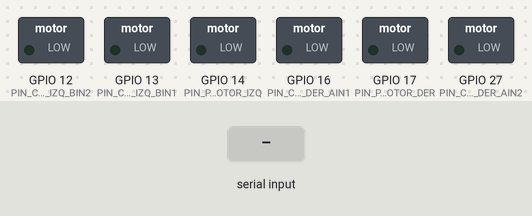
Simulated run of this sketch. Board: ESP32. Shown: switched loads named in the sketch (green lamp = pin HIGH). The test bench sets the inputs (shaded band). What the sketch prints to the serial monitor is not drawn.

Above: at 1.2 s.
1.3 s: "90,45\n" received over Serial
At 1.6 s:
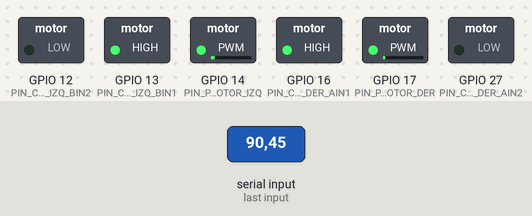
2.8 s: "1,90\n" received over Serial
At 3.9 s:
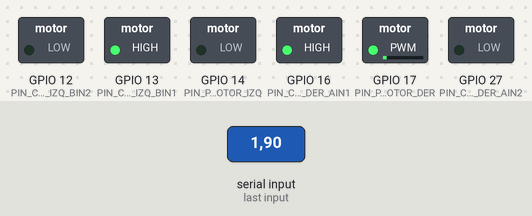
Timing chart, 0 to 5.8 s (numbered marks = the images above; inputs shaded):
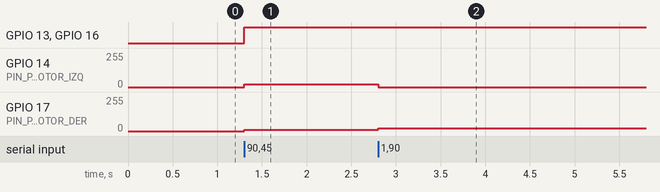

The sketch:

prueba_motores_3.3.1_.ino
```cpp
/*
Este programa permite el accionamiento de los motores a través del puente H TB6612FNG
Actualizado para ESP32 Core 3.3.1 usando LEDC PWM que es la libreria nativa
Ademas utilizando la consola serial se ingresan los valores velocidad para el motor
izquierdo y derecho con el formato (Vel_IZQ, Vel_DER)
*/

#define PIN_CONTROL_MOTOR_DER_AIN1 16
#define PIN_CONTROL_MOTOR_DER_AIN2 27
#define PIN_PWM_MOTOR_DER          17

#define PIN_CONTROL_MOTOR_IZQ_BIN1 13
#define PIN_CONTROL_MOTOR_IZQ_BIN2 12
#define PIN_PWM_MOTOR_IZQ          14

#define RESOLUCION_PWM 1023  // Rango de PWM (10bits)

int Velocidad_Motor_Izquierdo = 0;
int Velocidad_Motor_Derecho   = 0;

void setup() {
  Serial.begin(115200);

  // Configurar PWM para ambos motores usando ledcAttach(pin, frec, bits)
  ledcAttach(PIN_PWM_MOTOR_DER, 5000, 10);  // Motor derecho, frecuencia 5 kHz, 10 bits
  ledcAttach(PIN_PWM_MOTOR_IZQ, 5000, 10);  // Motor izquierdo
  Serial.print("Ingrese VelmotorIZQ, VelmotorDER");
}

void loop() {
  lectura();
  motor(Velocidad_Motor_Izquierdo, Velocidad_Motor_Derecho);
  // motor(izq, der) en rango [-resolucionPWM, resolucionPWM]
}


void lectura(){
// Leer entrada Serial si hay datos
  if (Serial.available()) {
    String input = Serial.readStringUntil('\n');
    input.trim();
    int comaIndex = input.indexOf(',');
    if (comaIndex > 0) {
      Velocidad_Motor_Izquierdo = input.substring(0, comaIndex).toInt();
      Velocidad_Motor_Derecho   = input.substring(comaIndex + 1).toInt();
    }
  }
}
```

actuadores_3.3.1_.ino
```cpp
/*
Funciones para el accionamiento de los motores a través del puente H TB6612FNG
Actualizado para ESP32 Core 3.3.1 usando LEDC en lugar de analogWrite
*/

void motor(int Velocidad_Motor_Izquierdo, int Velocidad_Motor_Derecho)
{
  // Configuracion pines de control
  pinMode(PIN_CONTROL_MOTOR_DER_AIN1, OUTPUT);
  pinMode(PIN_CONTROL_MOTOR_DER_AIN2, OUTPUT);
  pinMode(PIN_CONTROL_MOTOR_IZQ_BIN1, OUTPUT);
  pinMode(PIN_CONTROL_MOTOR_IZQ_BIN2, OUTPUT);

  // Limitar valores al rango [-RESOLUCION_PWM, RESOLUCION_PWM]
  if (Velocidad_Motor_Derecho > RESOLUCION_PWM) Velocidad_Motor_Derecho = RESOLUCION_PWM;
  if (Velocidad_Motor_Derecho < -RESOLUCION_PWM) Velocidad_Motor_Derecho = -RESOLUCION_PWM;
  if (Velocidad_Motor_Izquierdo > RESOLUCION_PWM) Velocidad_Motor_Izquierdo = RESOLUCION_PWM;
  if (Velocidad_Motor_Izquierdo < -RESOLUCION_PWM) Velocidad_Motor_Izquierdo = -RESOLUCION_PWM;

  // Motor derecho
  if
  (Velocidad_Motor_Derecho > 0)
  {
    digitalWrite(PIN_CONTROL_MOTOR_DER_AIN1, HIGH);
    digitalWrite(PIN_CONTROL_MOTOR_DER_AIN2, LOW);
    ledcWrite(PIN_PWM_MOTOR_DER, Velocidad_Motor_Derecho);  // Canal 0 PWM derecho
  }
  else if (Velocidad_Motor_Derecho < 0)
  {
    digitalWrite(PIN_CONTROL_MOTOR_DER_AIN1, LOW);
    digitalWrite(PIN_CONTROL_MOTOR_DER_AIN2, HIGH);
    ledcWrite(PIN_PWM_MOTOR_DER, -Velocidad_Motor_Derecho);
  }
  else
  {
    digitalWrite(PIN_CONTROL_MOTOR_DER_AIN1, LOW);
    digitalWrite(PIN_CONTROL_MOTOR_DER_AIN2, LOW);
    ledcWrite(PIN_PWM_MOTOR_DER, 0);
  }

  // Motor izquierdo
  if (Velocidad_Motor_Izquierdo > 0)
  {
    digitalWrite(PIN_CONTROL_MOTOR_IZQ_BIN1, HIGH);
    digitalWrite(PIN_CONTROL_MOTOR_IZQ_BIN2, LOW);
    ledcWrite(PIN_PWM_MOTOR_IZQ, Velocidad_Motor_Izquierdo);  // Canal 1 PWM izquierdo
  }
  else if (Velocidad_Motor_Izquierdo < 0)
  {
    digitalWrite(PIN_CONTROL_MOTOR_IZQ_BIN1, LOW);
    digitalWrite(PIN_CONTROL_MOTOR_IZQ_BIN2, HIGH);
    ledcWrite(PIN_PWM_MOTOR_IZQ, -Velocidad_Motor_Izquierdo);
  }
  else
  {
    digitalWrite(PIN_CONTROL_MOTOR_IZQ_BIN1, LOW);
    digitalWrite(PIN_CONTROL_MOTOR_IZQ_BIN2, LOW);
    ledcWrite(PIN_PWM_MOTOR_IZQ, 0);
  }
}
```

Measured:
- after the input at 1.3 s, GPIO 13 (PIN_CONTROL_MOTOR_IZQ_BIN1), GPIO 16 (PIN_CONTROL_MOTOR_DER_AIN1): LOW → HIGH at once; GPIO 14 (PIN_PWM_MOTOR_IZQ): 0/255 → 22/255 at once; GPIO 17 (PIN_PWM_MOTOR_DER): 0/255 → 11/255 at once
- after the input at 2.8 s, GPIO 14 (PIN_PWM_MOTOR_IZQ): 22/255 → 0/255 at once; GPIO 17 (PIN_PWM_MOTOR_DER): 11/255 → 22/255 at once
